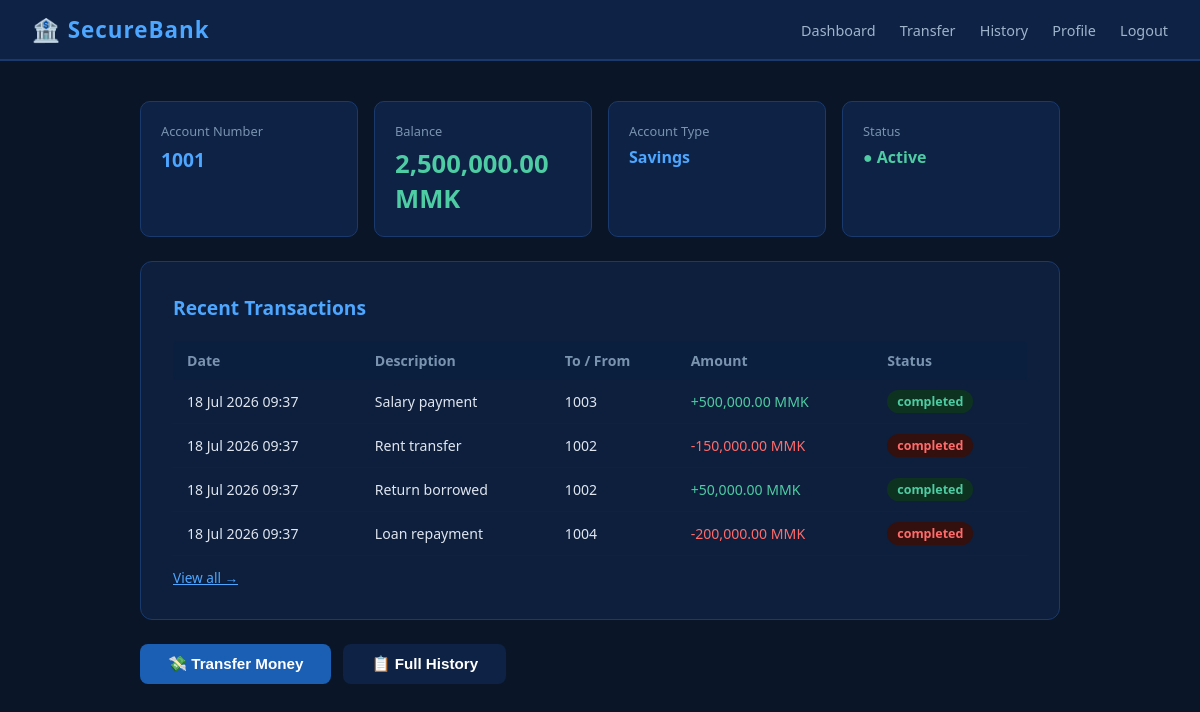
Page /bank-web/dashboard.php (signed in) on the committed database.
### tables this page shows
CREATE TABLE IF NOT EXISTS accounts (
    id         INT AUTO_INCREMENT PRIMARY KEY,
    acc_no     VARCHAR(20)  UNIQUE NOT NULL,
    full_name  VARCHAR(100) NOT NULL,
    email      VARCHAR(120),
    phone      VARCHAR(20),
    pin        VARCHAR(10)  NOT NULL,
    acc_type   ENUM('savings','current') DEFAULT 'savings',
    balance    DECIMAL(15,2) DEFAULT 0.00,
    status     ENUM('active','frozen','closed') DEFAULT 'active',
    created_at DATETIME DEFAULT CURRENT_TIMESTAMP
);

CREATE TABLE IF NOT EXISTS transactions (
    id          INT AUTO_INCREMENT PRIMARY KEY,
    from_acc    VARCHAR(20),
    to_acc      VARCHAR(20),
    amount      DECIMAL(15,2),
    description VARCHAR(255) DEFAULT '',
    status      ENUM('completed','pending','failed') DEFAULT 'completed',
    created_at  DATETIME DEFAULT CURRENT_TIMESTAMP
);

### bank-web/dashboard.php (the view, shortened to what this page needs)
<?php
require 'db.php';
$id = $_SESSION['user_id'];
$user = $conn->query("SELECT * FROM accounts WHERE id=$id")->fetch_assoc();
$txns = $conn->query(
    "SELECT * FROM transactions WHERE from_acc='{$user['acc_no']}' OR to_acc='{$user['acc_no']}'
     ORDER BY created_at DESC LIMIT 5"
);
?>
<!DOCTYPE html>
<html lang="en">
<head><meta charset="UTF-8"><title>SecureBank — Dashboard</title>
<link rel="stylesheet" href="style.css"></head>
<body>
<div class="navbar">
  <span class="brand">🏦 SecureBank</span>
  <nav>
    <a href="dashboard.php">Dashboard</a>
    <a href="transfer.php">Transfer</a>
    <a href="history.php">History</a>
    <a href="profile.php">Profile</a>
    <a href="logout.php">Logout</a>
  </nav>
</div>
<div class="container">
  <div class="stat-grid">
    <div class="stat-card">
      <div class="label">Account Number</div>
      <div class="value" style="font-size:1.2rem"><?= $user['acc_no'] ?></div>
    </div>
    <div class="stat-card">
      <div class="label">Balance</div>
      <div class="value green"><?= number_format($user['balance'], 2) ?> MMK</div>
    </div>
    <div class="stat-card">
      <div class="label">Account Type</div>
      <div class="value" style="font-size:1rem;text-transform:capitalize"><?= $user['acc_type'] ?></div>
    </div>
    <div class="stat-card">
      <div class="label">Status</div>
      <div class="value" style="font-size:1rem;color:#4ecca3">● Active</div>
    </div>
  </div>
  <div class="card">
    <h2>Recent Transactions</h2>
    <?php if ($txns->num_rows === 0): ?>
      <p style="color:#7a94b0">No transactions yet.</p>
    <?php else: ?>
    <table>
      <tr><th>Date</th><th>Description</th><th>To / From</th><th>Amount</th><th>Status</th></tr>
      <?php while ($t = $txns->fetch_assoc()):
        $isCredit = $t['to_acc'] === $user['acc_no'];
        $sign = $isCredit ? '+' : '-';
        $cls  = $isCredit ? 'badge-credit' : 'badge-debit';
      ?>
      <tr>
        <td><?= date('d M Y H:i', strtotime($t['created_at'])) ?></td>
        <td><?= htmlspecialchars($t['description']) ?></td>
        <td><?= $isCredit ? $t['from_acc'] : $t['to_acc'] ?></td>
        <td style="color:<?= $isCredit ? '#4ecca3' : '#ff6b6b' ?>">
          <?= $sign ?><?= number_format($t['amount'], 2) ?> MMK
        </td>
        <td><span class="badge <?= $cls ?>"><?= $t['status'] ?></span></td>
      </tr>
      <?php endwhile; ?>
    </table>
    <a href="history.php" style="color:#4da6ff;font-size:0.85rem;display:block;margin-top:12px">View all →</a>
    <?php endif; ?>
  </div>
  <div style="display:flex;gap:12px">
    <a href="transfer.php"><button class="btn">💸 Transfer Money</button></a>
    <a href="history.php"><button class="btn" style="background:#0d2244">📋 Full History</button></a>
  </div>
</div>
</body></html>

### bank-web/style.css (style rules this page uses)
* { box-sizing: border-box; margin: 0; padding: 0; }
body { font-family: 'Segoe UI', sans-serif; background: #0a1628; color: #e0e6f0; min-height: 100vh; }
.navbar { background: #0d2244; padding: 14px 32px; display: flex; justify-content: space-between; align-items: center; border-bottom: 2px solid #1a3a6e; }
.navbar .brand { font-size: 1.4rem; font-weight: 700; color: #4da6ff; letter-spacing: 1px; }
.navbar nav a { color: #a0b4cc; text-decoration: none; margin-left: 20px; font-size: 0.9rem; }
.container { max-width: 960px; margin: 40px auto; padding: 0 20px; }
.card { background: #0d1f3c; border: 1px solid #1a3a6e; border-radius: 12px; padding: 32px; margin-bottom: 24px; }
.card h2 { color: #4da6ff; margin-bottom: 20px; font-size: 1.2rem; }
.btn { background: #1a5fb4; color: #fff; border: none; padding: 11px 28px; border-radius: 8px; cursor: pointer; font-size: 0.95rem; font-weight: 600; transition: background 0.2s; }
.stat-grid { display: grid; grid-template-columns: repeat(auto-fit, minmax(200px, 1fr)); gap: 16px; margin-bottom: 24px; }
.stat-card { background: #0d2244; border: 1px solid #1a3a6e; border-radius: 10px; padding: 20px; }
.stat-card .label { font-size: 0.8rem; color: #7a94b0; margin-bottom: 6px; }
.stat-card .value { font-size: 1.6rem; font-weight: 700; color: #4da6ff; }
.stat-card .value.green { color: #4ecca3; }
table { width: 100%; border-collapse: collapse; font-size: 0.88rem; }
th { background: #0a1e3d; color: #7a94b0; padding: 10px 14px; text-align: left; }
td { padding: 10px 14px; border-bottom: 1px solid #122040; }
.badge { display: inline-block; padding: 3px 10px; border-radius: 20px; font-size: 0.78rem; font-weight: 600; }
.badge-credit { background: #0d3320; color: #4ecca3; }
.badge-debit { background: #33100d; color: #ff6b6b; }

### rows in the picture
accounts: acc_no "1001", balance "2,500,000.00", acc_type "Savings"
transactions: created_at "18 Jul 2026 09:37", description "Salary payment", from_acc "1003", to_acc.acc_no "+", amount "500,000.00", status "completed"
transactions: created_at "18 Jul 2026 09:37", description "Rent transfer", to_acc "1002", to_acc.acc_no "-", amount "150,000.00", status "completed"
transactions: created_at "18 Jul 2026 09:37", description "Return borrowed", from_acc "1002", to_acc.acc_no "+", amount "50,000.00", status "completed"
transactions: created_at "18 Jul 2026 09:37", description "Loan repayment", to_acc "1004", to_acc.acc_no "-", amount "200,000.00", status "completed"
